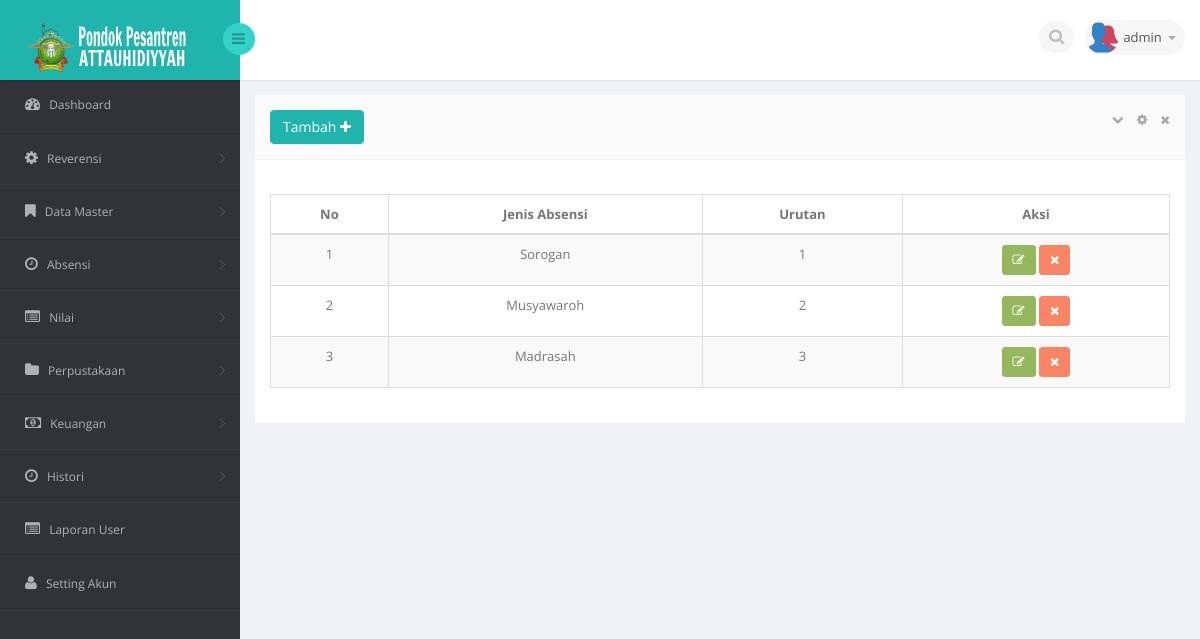
/med.php?mod=jenisabsensi (signed in), run on the app's committed database.
### tables this page shows
CREATE TABLE IF NOT EXISTS `user` (
`id` int(11) NOT NULL,
  `id_user` varchar(50) NOT NULL,
  `id_sekolah` int(11) NOT NULL,
  `nama` varchar(45) NOT NULL,
  `username` varchar(20) NOT NULL,
  `password` varchar(50) NOT NULL,
  `level` varchar(20) NOT NULL,
  `last_login` datetime NOT NULL,
  `akses_master` text NOT NULL
);

CREATE TABLE IF NOT EXISTS `jenisabsensi` (
`id` int(11) NOT NULL,
  `nama` varchar(100) NOT NULL,
  `urutan` tinyint(4) NOT NULL
);

### session.php (called while the page is built, shortened)
<?php
	include"lib/conn.php";
	$level_check = $_SESSION['level'];
	$user_check = $_SESSION['login_user'];
	if ($level_check=='siswa') {
			$ses_sql=mysqli_query($conn,"select panggilan from siswa where nis = '$user_check'");
		$row = mysqli_fetch_assoc($ses_sql);
		$login_session = $row['panggilan'];
		if(!isset($login_session)){
			mysqli_close($conn);
			header('location: login.php');
		}
	}else{
		$ses_sql=mysqli_query($conn,"select *from user where username = '$user_check'");
		$row = mysqli_fetch_assoc($ses_sql);
		$login_session = $row['username'];
	}
?>

### mod/data_pelengkap/jenisabsensi.php (the view, shortened to what this page needs)
<?php
	if(isset($_SESSION['jenisabsensi']) AND $_SESSION['jenisabsensi'] <> 'TRUE')
	{
		?>
		  <div class="alert alert-danger alert-dismissible" id="succsess-alert">
	        <button type="button" class="close" data-dismiss="alert" aria-hidden="true">&times;</button>
	        <h4><i class="icon fa fa-ban"></i> Alert!</h4>
	        Dilarang mengakses file ini.
	      </div>
		<?php
	}
	else{
	$linkaksi = 'med.php?mod=jenisabsensi';
	if(isset($_GET['act']))
	{
		$act = $_GET['act'];
		$linkaksi .= '&act='.$act;
	}
	else
	{
		$act = '';
	}
	$aksi = 'mod/data_pelengkap/act_jenisabsensi.php';
	?>
	<?php
	switch ($act) {
			?>
			<?php
		default :
			?>
		        <div class="row">
		            <div class="clearfix">
		            <div class="col-sm-12">
		                <section class="panel">
		                    <header class="panel-heading">
		                        <?php if($_SESSION['level']=='admin'){?>
		                        	<a href="med.php?mod=jenisabsensi&act=form">
									<button class="btn btn-primary">
										Tambah <i class="fa fa-plus"></i>
									</button>
									</a>
								<?php }?>
		                        <span class="tools pull-right">
		                            <a href="javascript:;" class="fa fa-chevron-down"></a>
		                            <a href="javascript:;" class="fa fa-cog"></a>
		                            <a href="javascript:;" class="fa fa-times"></a>
		                         </span>
		                    </header>
		                    <div class="panel-body">
		                        <div class="adv-table editable-table table-responsive">
		                            <div class="clearfix">
		                            </div>
		                            <table class="table table-striped table-hover table-bordered" id="example">
		                                <thead>
		                                <tr>
											<th class="text-center">No</th>
		                                    <th class="text-center">Jenis Absensi</th>
											<th class="text-center">Urutan</th>
											<?php if($_SESSION['level']=='admin' ){?>
		                                    <th class="text-center">Aksi</th>
											<?php }?>
										</tr>
		                                </thead>
		                                <tbody>
		                                <?php
											$query = "SELECT * FROM jenisabsensi order by urutan asc";
											$sql_kul = mysqli_query($conn,$query);
											$i=1;
											while ($m = mysqli_fetch_assoc($sql_kul)) {
										?>
		                                <tr class="">
		                                    <td align="center"><?php echo $i ?></td>
		                                    <td align="center"><?php echo $m['nama']?></td>
		                                    <td align="center"><?php echo $m['urutan']?></td>
											<td align="center">
		                                    <?php if($_SESSION['level']=='admin' ){?>
		                                        <a href="med.php?mod=jenisabsensi&act=form&id=<?php echo $m['id'] ?>" ><button class="btn btn-success btn-sm"><i class="fa fa-edit"></i></button> </a>
												<a href="<?php echo $aksi ?>?mod=jenisabsensi&act=hapus&id=<?php echo $m['id'] ?>" onclick="return myFunction();"><button class="btn btn-danger btn-sm"><i class="fa fa-times"></i></button> </a>
											</td>
											 <?php }?>
		                                </tr>
		                                <?php
		 									 $i++;
		 								 }
		 								?>
		                                </tbody>
		                            </table>
		                        </div>
		                    </div>
		                </section>
		            </div>
		        </div>
			<?php
		break;
	}
	}
?>

### med.php (shortened to what this page needs)
<?php
    include"session.php";
?>
<!DOCTYPE html>
<html lang="en">
<head>
    <link href="bs3/css/bootstrap.min.css" rel="stylesheet">
    <link href="css/bootstrap-reset.css" rel="stylesheet">
    <link href="font-awesome/css/font-awesome.css" rel="stylesheet" />
    <link rel="stylesheet" href="css/bootstrap-switch.css" />
    <link rel="stylesheet" type="text/css" href="js/bootstrap-fileupload/bootstrap-fileupload.css" />
    <link rel="stylesheet" type="text/css" href="js/bootstrap-wysihtml5/bootstrap-wysihtml5.css" />
    <link rel="stylesheet" type="text/css" href="js/bootstrap-datepicker/css/datepicker.css" />
    <link rel="stylesheet" type="text/css" href="js/bootstrap-colorpicker/css/colorpicker.css" />
    <link rel="stylesheet" type="text/css" href="js/bootstrap-daterangepicker/daterangepicker-bs3.css" />
    <link rel="stylesheet" type="text/css" href="js/bootstrap-datetimepicker/css/datetimepicker.css" />
    <link rel="stylesheet" type="text/css" href="js/jquery-multi-select/css/multi-select.css" />
    <link rel="stylesheet" type="text/css" href="js/jquery-tags-input/jquery.tagsinput.css" />
    <link rel="stylesheet" type="text/css" href="js/select2/select2.css" />
    <link href="js/jvector-map/jquery-jvectormap-1.2.2.css" rel="stylesheet">
    <link href="css/clndr.css" rel="stylesheet">
    <link href="js/css3clock/css/style.css" rel="stylesheet">
    <link rel="stylesheet" href="js/morris-chart/morris.css">
    <link href="js/advanced-datatable/css/demo_page.css" rel="stylesheet" />
    <link href="js/advanced-datatable/css/demo_table.css" rel="stylesheet" />
    <link rel="stylesheet" href="css/datatables/fixedHeader.bootstrap.min.css">
    <link rel="stylesheet" href="css/datatables/responsive.bootstrap.min.css">
    <link rel="stylesheet" href="css/datatables/buttons.dataTables.min.css">
    <link rel="stylesheet" href="css/jquery.steps.css?1">
    <link href="css/style.css" rel="stylesheet">
    <link href="css/style-responsive.css" rel="stylesheet" />
</head>
<body>
<section id="container" >
<header class="header fixed-top clearfix">
<div class="brand">
    <a href="med.php?mod=home" class="logo">
        <img class="img-responsive" src="images/logo.png" alt="">
    </a>
    <div class="sidebar-toggle-box">
        <div class="fa fa-bars"></div>
    </div>
</div>
<div class="top-nav clearfix">
    <ul class="nav pull-right top-menu">
        <li>
            <input type="text" class="form-control search" placeholder=" Search">
        </li>
        <li class="dropdown">
            <a data-toggle="dropdown" class="dropdown-toggle" href="#">
                <img alt="" src="images/users.png">
                <span class="username"><?php echo $login_session ?></span>
                <b class="caret"></b>
            </a>
        </li>
    </ul>
</div>
</header>
<aside class="position-fixed">
    <div id="sidebar" class="nav-collapse">
                    <div class="leftside-navigation">
            <ul class="sidebar-menu" id="nav-accordion">
                <li>
                    <a href="index.php">
                        <i class="fa fa-dashboard"></i>
                        <span>Dashboard</span>
                    </a>
                </li>
                <?php
                if ($_SESSION['level']=='perpustakaan') {
                ?>
                <li class="sub-menu">
                    <a href="javascript:;">
                        <i class="fa fa-folder"></i>
                        <span>Perpustakaan</span>
                    </a>
                    <ul class="sub">
                        <li><a href="med.php?mod=kategori_buku">Kategori Buku</a></li>
                        <li><a href="med.php?mod=sumber_buku">Sumber Buku</a></li>
                        <li><a href="med.php?mod=rak_buku">Rak Buku</a></li>
                        <li><a href="med.php?mod=buku">Buku</a></li>
                        <li><a href="med.php?mod=peminjaman">Data Peminjaman</a></li>
                        <li><a href="med.php?mod=pengembalian">Data Pengembalian</a></li>
                        <li><a href="med.php?mod=kas">Kas</a></li>
                    </ul>
                </li>
                <?php
                }elseif($_SESSION['level']=='admin' OR $_SESSION['level']=='superadmin'){
                ?>
                <li class="sub-menu">
                    <a href="javascript:;">
                        <i class="fa fa-cog"></i>
                        <span>Reverensi</span>
                    </a>
                </li>
                <li class="sub-menu">
                    <a href="javascript:;">
                        <i class="fa fa-bookmark"></i>
                        <span>Data Master</span>
                    </a>
                </li>
                <li class="sub-menu">
                    <a href="javascript:;">
                        <i class="fa fa-clock-o"></i>
                        <span>Absensi</span>
                    </a>
                </li>
                <li class="sub-menu">
                    <a href="javascript:;">
                        <i class="fa fa-list-alt"></i>
                        <span>Nilai</span>
                    </a>
                </li>
                <li class="sub-menu">
                    <a href="javascript:;">
                        <i class="fa fa-folder"></i>
                        <span>Perpustakaan</span>
                    </a>
                </li>
                <li class="sub-menu">
                    <a href="javascript:;">
                        <i class="fa fa-money"></i>
                        <span>Keuangan</span>
                    </a>
                </li>
                <li class="sub-menu">
                    <a href="javascript:;">
                        <i class="fa fa-clock-o"></i>
                        <span>Histori</span>
                    </a>
                </li>
                <li>
                    <a href="med.php?mod=laporan_user">
                        <i class="fa fa-list-alt"></i>
                        <span>Laporan User</span>
                    </a>
                </li>
                <li>
                    <a href="med.php?mod=userakun&act=admin">
                    <i class="fa fa-user"></i>
                        <span>Setting Akun</span>
                    </a>
                </li>
                <?php
                }
                ?>
            </ul>
        </div>
    </div>
</aside>
<section id="main-content">
    <section class="wrapper">
         <?php include"content.php"; ?>
    </section>
</section>
</section>
</body>
</html>

### data on the page
user: username "admin"
jenisabsensi: nama "Sorogan", urutan "1"
jenisabsensi: nama "Musyawaroh", urutan "2"
jenisabsensi: nama "Madrasah", urutan "3"
